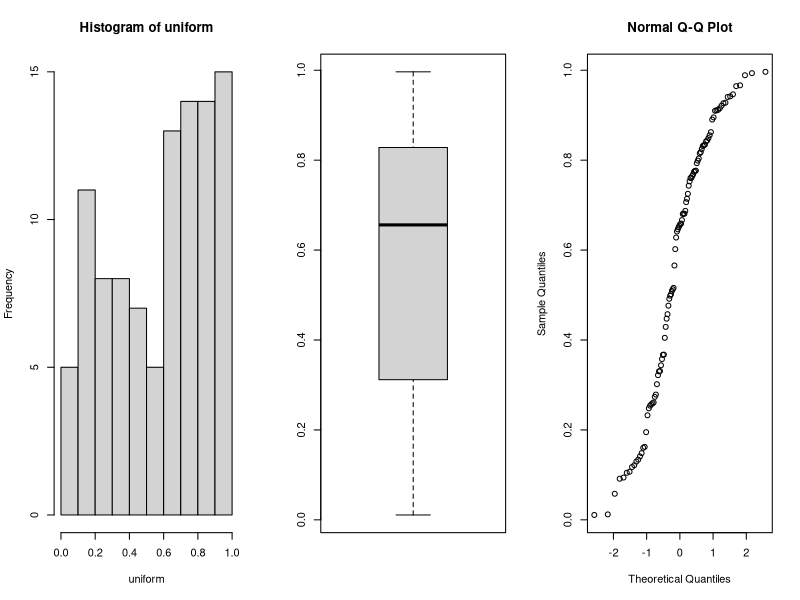
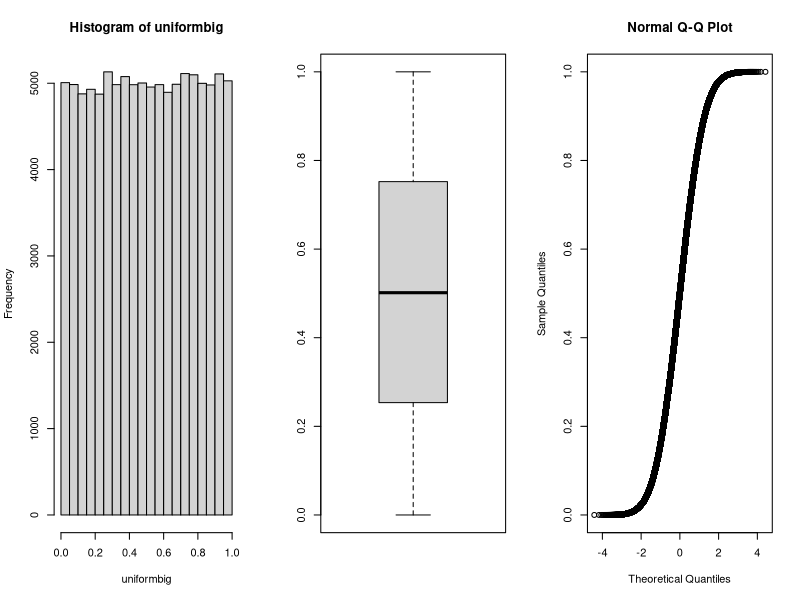
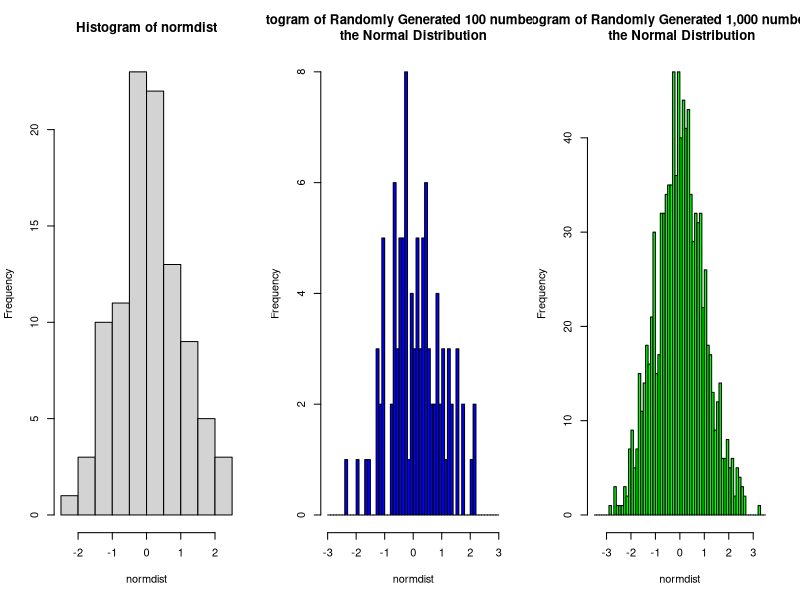
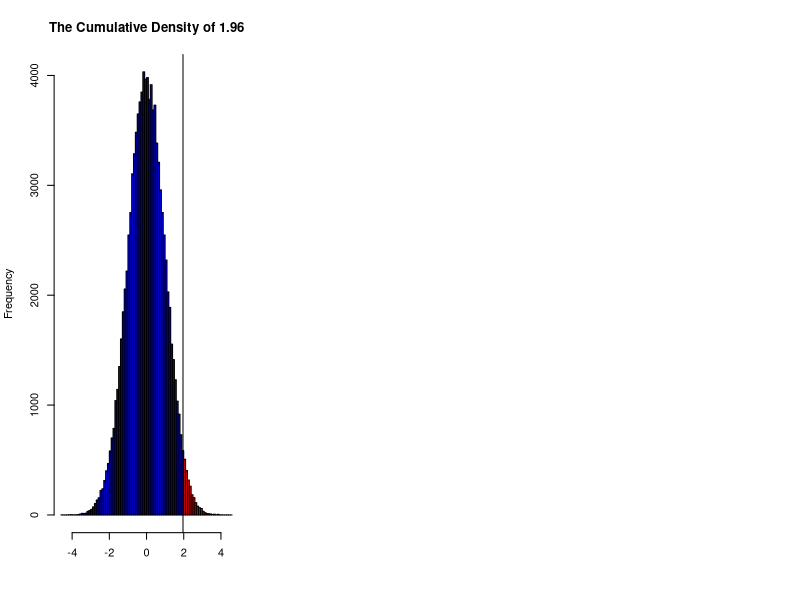

Write R code to recreate these figures, in order.
## ---- chunk 1
knitr::opts_chunk$set(echo = TRUE, error = TRUE, warning  = TRUE)
knitr::opts_knit$set(root.dir = '../')
## ---- chunk 2
# data frame with Gender and Smoking Status Randomly assigned
set.seed(123)
Gender <- sample(c('Female', 'Male'), 50, replace = T)
set.seed(123)
Smoker <- sample(c('Smoker', 'NonSmoker'), 50, replace = T)
df5 <- data.frame(Gender, Smoker)
# look at Smoking Status by Gender
table(df5$Gender, df5$Smoker)
## ---- chunk 3
set.seed(15)
uniform <- runif(n = 100) # generate 100 numbers in a uniform distribution with
# min = 0 and max = 1
head(uniform)
## ---- chunk 4
library(psych)
describe(uniform)
## ---- chunk 5
par(mfrow = c(1,3)) # causes all 3 plots to be plotted side by side
hist(uniform) # generate a histogram of our vector
boxplot(uniform) # generate a box plot
qqnorm(uniform) # generate a qqplot
## ---- chunk 6
set.seed(15)
# generate 100,000 numbers in a uniform distribution with
# min = 0 and max = 1
uniformbig <- runif(n = 100000) 
describe(uniformbig)
par(mfrow = c(1,3)) # causes all 3 plots to be plotted side by side
hist(uniformbig)
boxplot(uniformbig)
qqnorm(uniformbig)
## ---- chunk 7
set.seed(67)
x <- rbinom(1, 1000, 0.01)
x
## ---- chunk 8
set.seed(99)
x <- rbinom(4, 8, 0.5)
x
## ---- chunk 9
set.seed(0)
p <- rpois(10000, 7)
summary(p)
## ---- chunk 10
set.seed(123)
# generate 100 numbers with mean 0 and sd = 1
normdist <- rnorm(100)
# lets get the mean, std and range of this vector
mean(normdist)
sd(normdist)
range(normdist)

# lets also look at the histogram
hist(normdist)

# we can change the look of the histrogram somewhat by modifiying the breaks
# also lets add some color and a title!
hist(normdist, breaks = seq(-3, 3, 0.1), col = 'blue', 
     main = paste0('Histogram of Randomly Generated 100 numbers from \n',  
                   'the Normal Distribution'))
## ---- chunk 11
set.seed(123)
# generate 100 numbers with mean 0 and sd = 1
normdist <- rnorm(1000)
# lets get the mean and std of this vector
mean(normdist)
sd(normdist)

# lets also look at the histogram
hist(normdist, breaks = seq(-3.5, 3.5, 0.1), col = 'green', 
     main = paste0('Histogram of Randomly Generated 1,000 numbers from \n ',  
                   'the Normal Distribution'))
## ---- chunk 12
set.seed(23)
Gender <- ifelse(runif(1000) >= 0.5, 'Female', 'Male')
# let's break that down
# The ifelse statement allows us to say if the condition is true, then return
# one value, if not (else) return the other value
# the form of the ifelse output will always be the same as that of 
# test(condition)
# so in the example above we have generated an approximately uniform 
# distribution of 1000 numbers between 0 and 1. If the number is less than 
# or equalt to 0.5 the corresponding gender value is 'Female', if not (else) it
# is male. 

# lets check it
table(Gender)
# 512 males to 488 males about a 50/50 split. 
## ---- chunk 13
FemaleWeights <- rnorm(n = sum(Gender == 'Female'), mean = 140, sd = 11)
# remember from module 1a we can use the sum function on a logical to
# count the number of times something is true
sum(Gender == 'Female')
# notice it is the same answer we got from the table above
## ---- chunk 14
MaleWeights <- rnorm(n = sum(Gender == 'Male'), mean = 180, sd = 15)
# now we set the weights to the correct indeces by gender
Weight <- ifelse(Gender == 'Female', FemaleWeights, MaleWeights)
## ---- chunk 15
# lets combine the two vectors into a data frame
NormData <- data.frame(Gender, Weight)
head(NormData)
## ---- chunk 16
aggregate(Weight ~ Gender, data = NormData, FUN = mean)
# this code chunk uses the formula notation
# in this context it says lets look at Weight by Gender in the NormData data 
# frame
aggregate(Weight ~ Gender, data = NormData, FUN = sd)
## ---- chunk 17
library(doBy)
summaryBy(Weight ~ Gender, data = NormData, FUN = c(mean, sd))
# we can also save the output as a data object 
WeightSummary <- summaryBy(Weight ~ Gender, data = NormData, FUN = c(mean, sd))
WeightSummary
# This should be close to 140 and 11 for females and 180 and 15 for males
# and it is!
## ---- chunk 18
# you can also use print() around the assignment operator to assign and print 
# results in the same line
print(WeightSummary <- summaryBy(Weight ~ Gender, 
                                 data = NormData, 
                                 FUN = c(mean, sd)))
## ---- chunk 19
min(NormData$Weight)
max(NormData$Weight)

summaryBy(Weight ~ Gender, data = NormData, FUN = c(min, max, median))
## ---- chunk 20
pnorm(1.96)
## ---- chunk 21
# generate normal distribtion
set.seed(100)
normdata <- rnorm(100000)
hist(normdata, breaks = seq(-4.6, 4.6, .1), 
     col = c(rep('blue', 66), rep('red', 27)), 
     main = 'The Cumulative Density of 1.96', 
     xlab = NULL)
abline(v = 1.96)
## ---- chunk 22
qnorm(.975)
